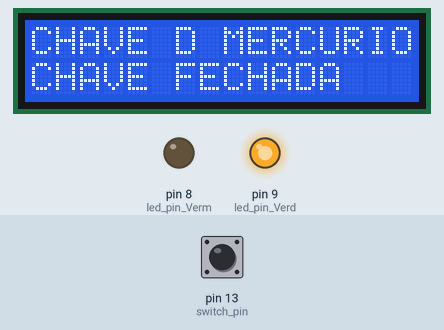
Bench run of a sketch on a simulated Arduino Uno, built with avr-gcc and run on an emulated ATmega328P. Shown: 16×2 character LCD, output pins drawn as LEDs (lit = HIGH). Dashed ring = blinking. The test bench sets the inputs (shaded band); at power-on: pin 13 (switch_pin) LOW. What the sketch prints to the serial monitor is not drawn.

Above: at 1.2 s.
1.3 s: pin 13 (switch_pin) pulled HIGH for 0.15 s
At 1.4 s:
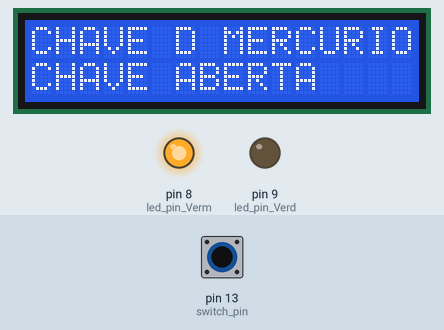
2.9 s: pin 13 (switch_pin) pulled HIGH for 1 s
At 4.5 s:
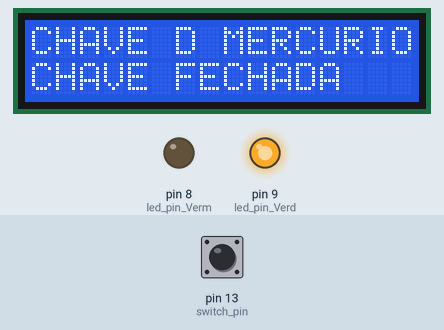
6.9 s: pin 13 (switch_pin) pulled HIGH for 3.2 s
At 8.1 s:
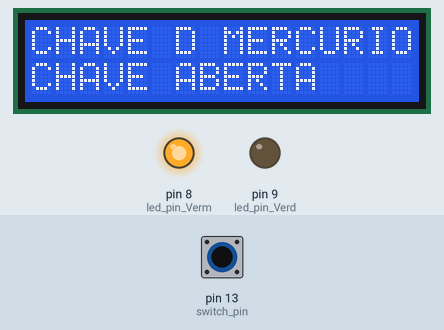
11.6 s: pin 13 (switch_pin) pulsed HIGH 2 times (0.12 s each, 0.3 s apart)
At 11.68 s:
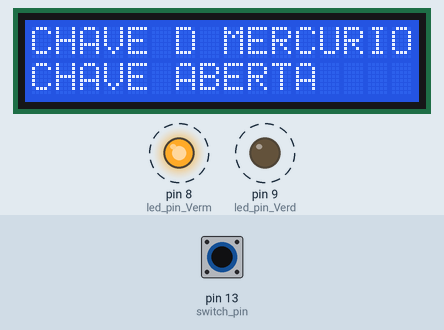
15.2 s: pin 13 (switch_pin) driven HIGH
At 16.0 s:
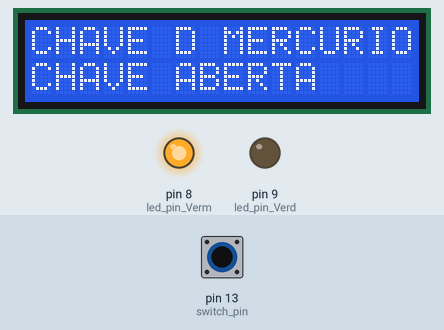
18.2 s: pin 13 (switch_pin) driven LOW
At 19.1 s:
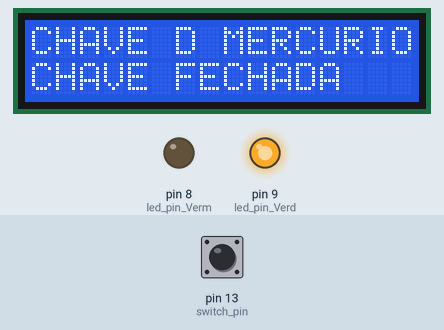
Timing chart, 0 to 21.2 s (numbered marks = the images above; inputs shaded):
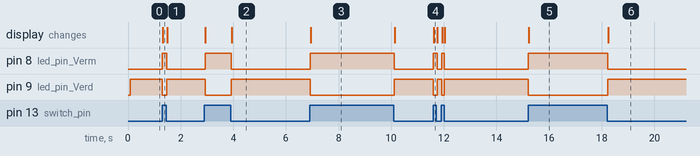

The sketch:

titl-swicht.ino
```cpp
// Open Source

#include <LiquidCrystal_I2C.h> //INCLUSÃO DE BIBLIOTECA
LiquidCrystal_I2C lcd(0x27,2,1,0,4,5,6,7,3, POSITIVE);

int led_pin_Verm = 8; // Define the LED interface
int led_pin_Verd = 9; // Define the LED interface
int switch_pin = 13; // Definition of mercury tilt switch sensor interface
int val; // Defines a numeric variable

void setup()
{
  pinMode(led_pin_Verm, OUTPUT);
  pinMode(led_pin_Verd, OUTPUT);
  pinMode(switch_pin, INPUT);
  Serial.begin(9600);
  lcd.begin (16,2); //SETA A QUANTIDADE DE COLUNAS(16) E O NÚMERO DE LINHAS(2) DO DISPLAY
  lcd.setBacklight(HIGH); //LIGA O BACKLIGHT (LUZ DE FUNDO)
}

void loop()
{
  lcd.setCursor(0,0); //SETA A POSIÇÃO DO CURSOR
  lcd.print("CHAVE D MERCURIO");
  Serial.println("Chave de Mercurio");

  val = digitalRead(switch_pin); // check mercury switch state
  if(val == HIGH)
  {
    digitalWrite(led_pin_Verm, HIGH);
    digitalWrite(led_pin_Verd, LOW);
    lcd.setCursor(0,1); //SETA A POSIÇÃO DO CURSOR
    lcd.print("CHAVE ABERTA   ");
    Serial.println("Chave Aberta");
  }
  else
  {
    digitalWrite(led_pin_Verm, LOW);
    digitalWrite(led_pin_Verd, HIGH);
    lcd.setCursor(0,1); //SETA A POSIÇÃO DO CURSOR
    lcd.print("CHAVE FECHADA  ");
    Serial.println("Chave Fechada");
  }
}
```

Measured:
- after the input at 1.3 s, pin 8 (led_pin_Verm): LOW → HIGH at once, → LOW 0.17 s later; pin 9 (led_pin_Verd): HIGH → LOW at once, → HIGH 0.17 s later; the display: changes at once (image 1)
- after the input at 2.9 s, pin 8 (led_pin_Verm): LOW → HIGH at once, → LOW 1.0 s later; pin 9 (led_pin_Verd): HIGH → LOW at once, → HIGH 1.0 s later; the display: first changes at once (image 2 shows a later state)
- after the input at 6.9 s, pin 8 (led_pin_Verm): LOW → HIGH at once, → LOW 3.2 s later; pin 9 (led_pin_Verd): HIGH → LOW at once, → HIGH 3.2 s later; the display: changes at once (image 3)
- after the input at 11.6 s, pin 8 (led_pin_Verm): alternates HIGH for 0.12 s and LOW for 0.18 s, 4 changes in all, then stays LOW, starting at once; pin 9 (led_pin_Verd): alternates HIGH for 0.18 s and LOW for 0.12 s, 4 changes in all, then stays HIGH, starting at once; the display: changes at once (image 4)
- after the input at 15.2 s, pin 8 (led_pin_Verm): LOW → HIGH at once; pin 9 (led_pin_Verd): HIGH → LOW at once; the display: changes at once (image 5)
- after the input at 18.2 s, pin 8 (led_pin_Verm): HIGH → LOW at once; pin 9 (led_pin_Verd): LOW → HIGH at once; the display: changes at once (image 6)
